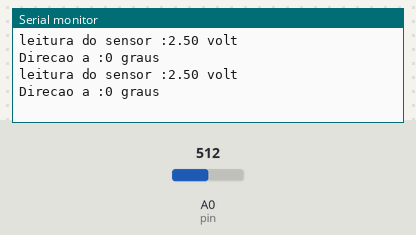
The sketch below on a simulated Arduino Uno, built with avr-gcc and run on an emulated ATmega328P. Parts: the last lines printed to the serial monitor. The test bench sets the inputs (shaded band); at power-on: A0 (pin) = 512.

Above: at 1.8 s.
1.9 s: A0 (pin) set to 716
At 2.8 s:
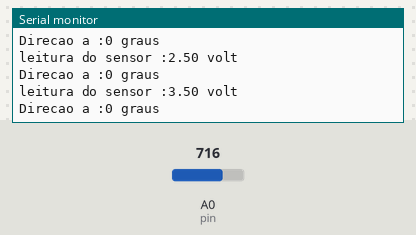
3.4 s: A0 (pin) set to 900
At 4.6 s:
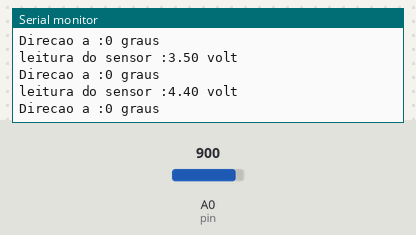
Timing chart, 0 to 6.4 s (numbered marks = the images above; inputs shaded):
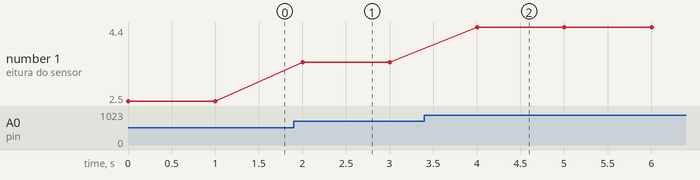

The sketch:

dire__o_do_vento.ino
```cpp
// Const def
int pin=0;
float valor =0;
int Winddir =0;


void setup() {
  //  inicializa a comunicação serial a 9600 bps:
  Serial.begin(9600);
}

void loop() {

 valor = analogRead(pin)* (5.0 / 1023.0);

Serial.print("leitura do sensor :");
Serial.print(valor);
Serial.println(" volt");

if (valor <= 0.27) {
Winddir = 315;
}
else if (valor <= 0.32) {
Winddir = 270;
}
else if (valor <= 0.38) {
Winddir = 225;
}
else if (valor <= 0.45) {
Winddir = 180;
}
else if (valor <= 0.57) {
Winddir = 135;
}
else if (valor <= 0.75) {
Winddir = 90;
}
else if (valor <= 1.25) {
Winddir = 45;
}
else {
Winddir = 000;
}
 Serial.print("Direcao a :");
 Serial.print(Winddir);
 Serial.print(" graus");
 Serial.println();
 delay (1000);
}
```

Measured:
- after the input at 1.9 s, the serial monitor: prints a new line after 0.10 s (image 1)
- after the input at 3.4 s, the serial monitor: prints a new line after 0.60 s (image 2)
- plotted number 1: 2.5 → 3.5 after the input at 1.9 s, 3.5 → 4.4 after the input at 3.4 s
